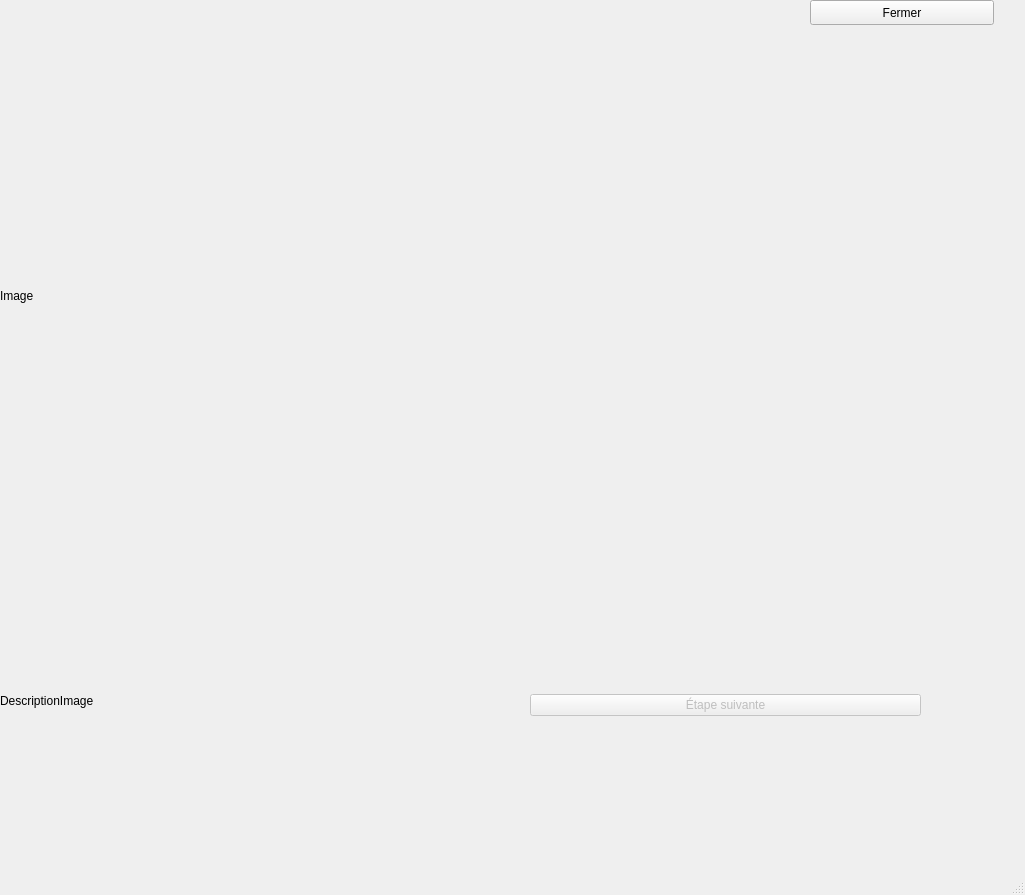
<?xml version="1.0" encoding="UTF-8"?>
<ui version="4.0">
 <class>MainWindow</class>
 <widget class="QMainWindow" name="MainWindow">
  <property name="geometry">
   <rect>
    <x>0</x>
    <y>0</y>
    <width>1025</width>
    <height>895</height>
   </rect>
  </property>
  <property name="windowTitle">
   <string>MainWindow</string>
  </property>
  <widget class="QWidget" name="centralwidget">
   <widget class="QWidget" name="horizontalLayoutWidget">
    <property name="geometry">
     <rect>
      <x>0</x>
      <y>560</y>
      <width>431</width>
      <height>281</height>
     </rect>
    </property>
    <layout class="QHBoxLayout" name="horizontalLayout">
     <item>
      <widget class="QLabel" name="statusLabel">
       <property name="text">
        <string>DescriptionImage</string>
       </property>
      </widget>
     </item>
    </layout>
   </widget>
   <widget class="QPushButton" name="boutonFermerFenetre">
    <property name="geometry">
     <rect>
      <x>810</x>
      <y>0</y>
      <width>184</width>
      <height>25</height>
     </rect>
    </property>
    <property name="text">
     <string>Fermer</string>
    </property>
   </widget>
   <widget class="QWidget" name="horizontalLayoutWidget_2">
    <property name="geometry">
     <rect>
      <x>0</x>
      <y>40</y>
      <width>991</width>
      <height>511</height>
     </rect>
    </property>
    <layout class="QHBoxLayout" name="horizontalLayout_2">
     <item>
      <widget class="QLabel" name="imageLabel">
       <property name="text">
        <string>Image</string>
       </property>
      </widget>
     </item>
    </layout>
   </widget>
   <widget class="QWidget" name="layoutWidget">
    <property name="geometry">
     <rect>
      <x>530</x>
      <y>670</y>
      <width>391</width>
      <height>71</height>
     </rect>
    </property>
    <layout class="QHBoxLayout" name="horizontalLayout_3">
     <item>
      <widget class="QPushButton" name="boutonEtapeSuivante">
       <property name="enabled">
        <bool>false</bool>
       </property>
       <property name="focusPolicy">
        <enum>Qt::TabFocus</enum>
       </property>
       <property name="text">
        <string>Étape suivante</string>
       </property>
      </widget>
     </item>
    </layout>
   </widget>
  </widget>
  <widget class="QMenuBar" name="menubar">
   <property name="geometry">
    <rect>
     <x>0</x>
     <y>0</y>
     <width>1025</width>
     <height>22</height>
    </rect>
   </property>
  </widget>
  <widget class="QStatusBar" name="statusbar"/>
 </widget>
 <resources/>
 <connections/>
</ui>
